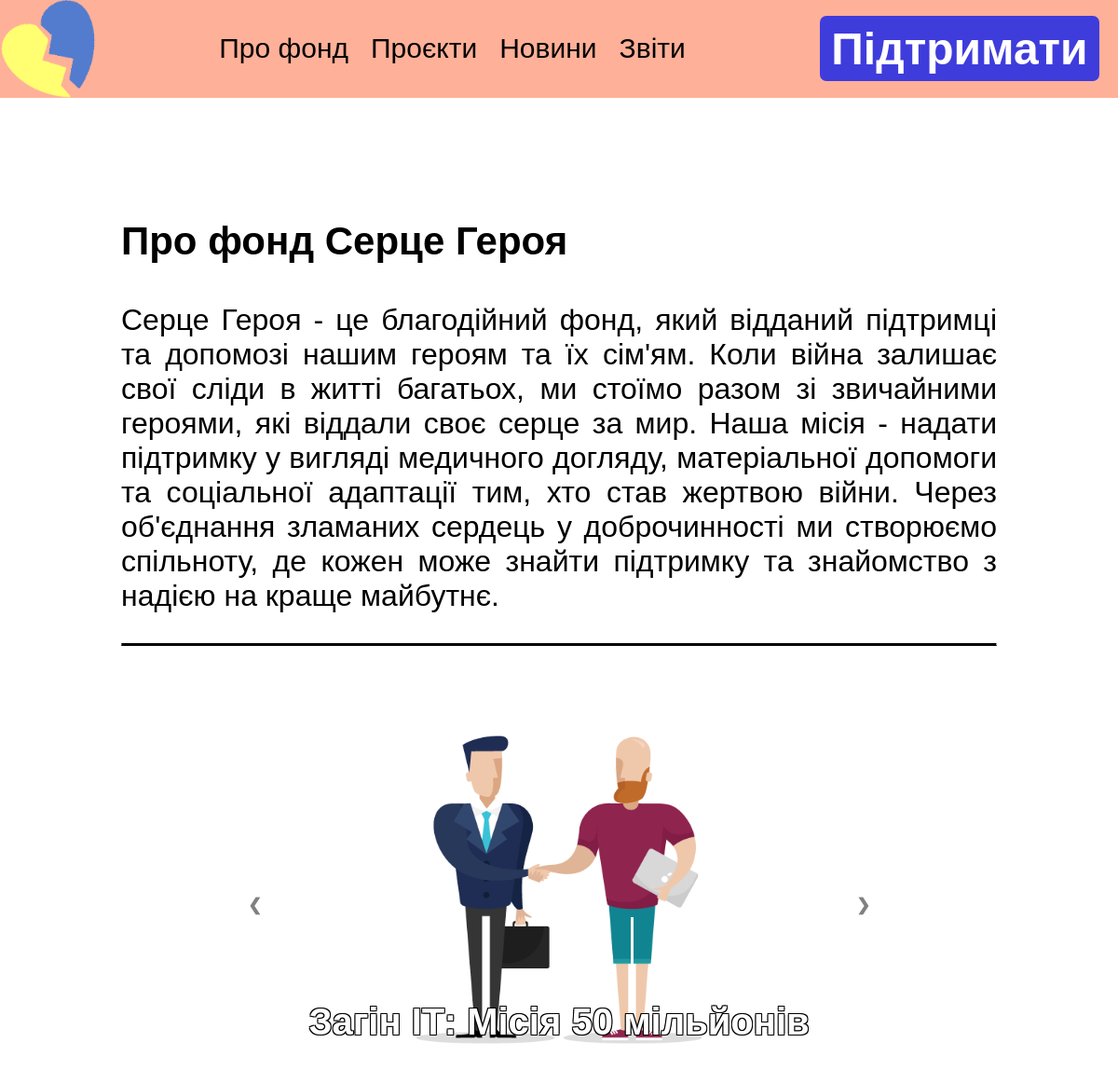
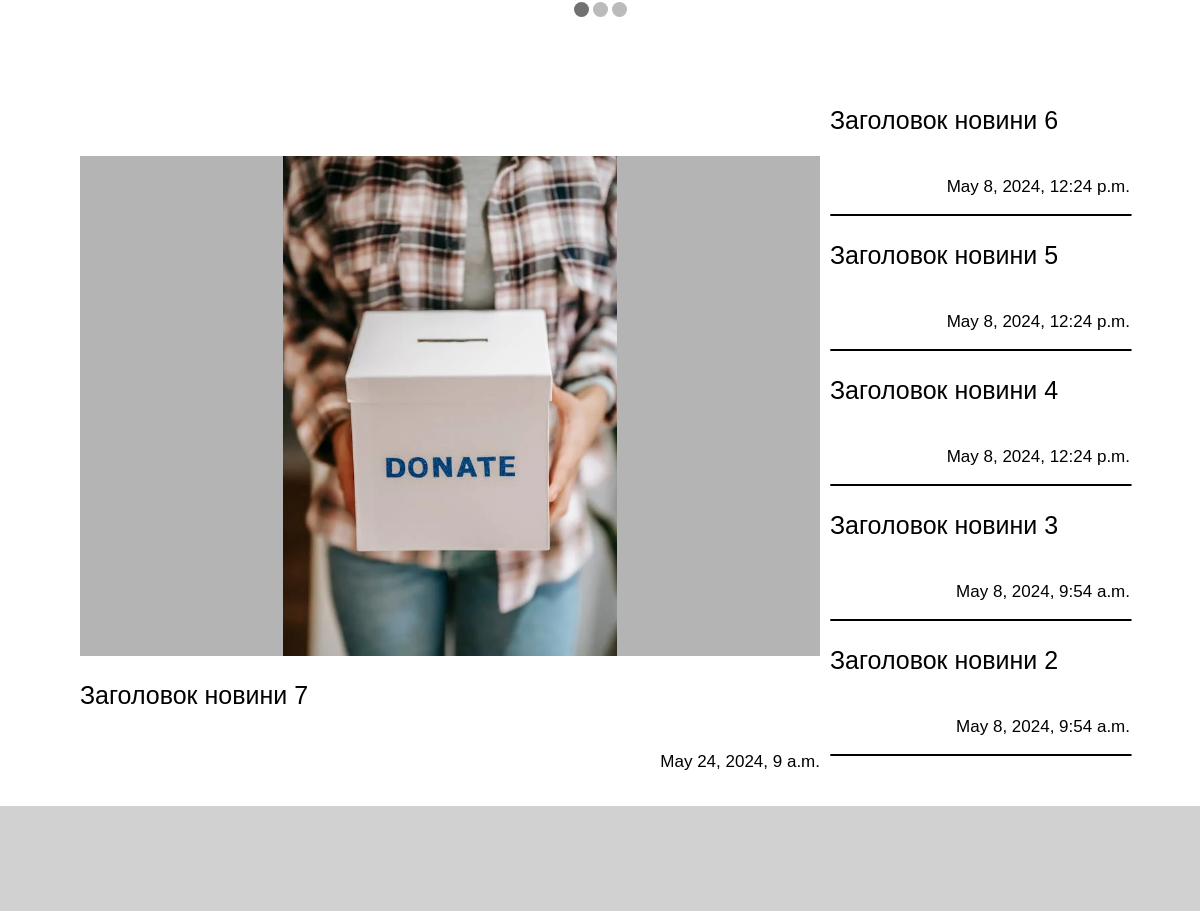
The page / on the database its author committed (2 pictures, top to bottom).
### UAFOND/models.py (models this page shows)
class Projects(models.Model):
    id = models.AutoField(primary_key=True)
    title = models.CharField(max_length=100, null=False, blank=False)
    author = models.CharField(max_length=100, null=False, blank=False)
    text = models.TextField()
    img = models.ImageField(upload_to='projects/')
    req_money = models.DecimalField(max_digits=20, decimal_places=2, null=False)
    coll_money = models.DecimalField(max_digits=20, decimal_places=2, null=False)
    active = models.BooleanField(default=True, null=False)

class News(models.Model):
    id = models.AutoField(primary_key=True)
    title = models.CharField(max_length=100, null=False, blank=False)
    author = models.CharField(max_length=100, null=False, blank=False)
    text = models.TextField()
    img = models.ImageField(upload_to='news/')
    time = models.DateTimeField(default=timezone.now, null=False)

### UAFOND/views.py (the view)
# urls.py: path('', views.main, name='main'),
def main(request):
    projects = Projects.objects.all().order_by("-id")
    news = News.objects.all().order_by("-id")
    return render(request, 'main.html', {'projects': projects, 'news': news})

### templates/main.html (shortened to what this page needs)
<!DOCTYPE html>
<html lang="uk-UA">
<head>
    {% load static %}
</head>
<body>
    <div id="highbar">
        <img src="{% static 'label.png' %}">
        <ul>
            <li><a href="{% url 'about' %}">Про фонд</a></li>
            <li><a href="{% url 'projects' %}">Проєкти</a></li>
            <li><a href="{% url 'news' %}">Новини</a></li>
            <li><a href="{% url 'report' %}">Звіти</a></li>
        </ul>
        <button onclick="window.location.href='{% url 'support' %}'">Підтримати</button>
    </div>
    <div id="about">
        <p style = "font-size: 42px; font-weight: bold; ">Про фонд Серце Героя</p>
        <p>Серце Героя - це благодійний фонд,
            який відданий підтримці та допомозі
            нашим героям та їх сім'ям. Коли війна
            залишає свої сліди в житті багатьох,
            ми стоїмо разом зі звичайними героями,
            які віддали своє серце за мир. Наша
            місія - надати підтримку у вигляді
            медичного догляду, матеріальної допомоги
            та соціальної адаптації тим, хто став
            жертвою війни. Через об'єднання зламаних
            сердець у доброчинності ми створюємо
            спільноту, де кожен може знайти підтримку
            та знайомство з надією на краще майбутнє.</p>
        <hr>
    </div>
    {%block content%}
    <div id="slideshow-container">
        {% for project in projects|slice:":5"%}
            {% if project.active %}
                <div class="ProjSlides fade">
                  <img src="{{ MEDIA_URL }}{{ project.img.url }}" style="width:100%">
                  <p class="proj_title" ><a  href="{% url 'proj' project.id %}" style= "color: inherit; text-decoration: none; ">{{project.title}}</a></p>
                </div>
            {% endif %}
        {% endfor %}
        <a class="prev" onclick="plusSlides(-1)">&#10094;</a>
        <a class="next" onclick="plusSlides(1)">&#10095;</a>
        <div style="text-align:center">
        </div>
    </div>
    <div id="news">
        <div id="main_news">
            {% for article in news %}
                {% if forloop.first %}
                    <div id="news_image"><img src="{{ MEDIA_URL }}{{ article.img.url }}" alt="Image"></div>
                    <p class="text"><a href="{% url 'artcl' article.id %}" style= "color: inherit; text-decoration: none; ">{{ article.title }}</a></p>
                    <p class="time">{{ article.time }}</p>
                {% endif %}
            {% endfor %}
        </div>
        <div id="other_news">
            {% for article in news|slice:":6" %}
                {% if not forloop.first%}
                    <div class="news_artcl">
                        <p class="text"><a href="{% url 'artcl' article.id %}" style= "color: inherit; text-decoration: none; ">{{ article.title }}</a></p>
                        <p class="time">{{ article.time }}</p>
                        <hr>
                    </div>
                {% endif %}
            {% endfor %}
        </div>
    </div>
    <div id="lowbar">
    </div>
    <link rel="stylesheet" type="text/css"  href="{% static 'main.css' %}" >
    {% endblock %}
</body>
</html>

### static/main.css (style rules this page uses)
html, body { margin: 0; padding: 0; min-width: 1100px; }
#highbar { background-color: #FFB098; position: relative; top: 0px; left: 0%; right: 0%; margin: 0; padding: 0; height: 105px; display: flex; justify-content: space-between; }
#highbar ul { list-style-type: none; margin-top: 35px; padding: 0; display: inline-block; }
#highbar ul li { font-family: 'MyCustomFont', sans-serif; display: inline-block; font-size: 30px; white-space: nowrap; margin-right: 50px; margin-left: 50px; }
#highbar ul li a { color: inherit; text-decoration: none; }
@media screen and (max-width: 1301px) { #highbar ul li { margin-right: 10px; margin-left: 10px; } }
#highbar button { float: right; font-family: 'MyCustomFont', sans-serif; margin: 17px; margin-right: 20px; height: 70px; width: 300px; border-radius: 7px; border-width: 0px; font-size: 48px; background-color: #3F3CDC; font-weight: bold; color: #FFFFFF; cursor: pointer; }
#about { margin: 130px; margin-bottom: 70px; font-family: 'MyCustomFont', sans-serif; justify-content: center; align-items: center; }
#about p { font-family: 'MyCustomFont', sans-serif; font-size: 32px; text-align: justify; }
#about hr { border-top: 1px solid black; border-bottom: 2px solid black; }
#slideshow-container { width: 700px; position: relative; display: flex; margin: auto; flex-direction: column; }
.ProjSlides { display: none; }
#slideshow-container .proj_title { position: absolute; bottom: 10px; width: 100%; font-size: 40px; text-align: center; font-family: 'MyCustomFont', sans-serif; font-weight: bold; color: #FFFFFF; text-shadow: -1px -1px 0 #000, 1px -1px 0 #000, -1px 1px 0 #000, 1px 1px 0 #000; word-wrap: break-word; overflow-wrap: break-word; overflow: hidden; max-height: 90px; }
.prev, .next { cursor: pointer; position: absolute; top: 50%; width: auto; margin-top: -22px; padding: 16px; color: gray; font-weight: bold; font-size: 18px; transition: 0.6s ease; border-radius: 0 3px 3px 0; user-select: none; }
.next { right: 0; border-radius: 3px 0 0 3px; }
.fade { animation-name: fade; animation-duration: 1.5s; }
#news { margin: auto; margin-top: 60px; height: 700px; display: flex; justify-content: center; align-items: center; margin-bottom: 130px; }
#main_news { position: relative; height: 550px; width: 740px; margin: 10px; }
#news_image { height: 500px; width: 740px; background-color: rgb(180, 180, 180); display: flex; justify-content: center; align-items: center; }
#news_image img { max-width: 100%; max-height: 100%; }
#other_news { justify-content: center; align-items: center; height: 100%; width: 300px; }
#other_news hr { border-top: 0.5px solid black; border-bottom: 0.5px solid black; width: 300px; }
.text { font-family: 'MyCustomFont', sans-serif; font-size: 25px; }
.time { font-family: 'MyCustomFont', sans-serif; float: right; font-size: 17px; }
#lowbar { position: fixed; background-color: rgb(209, 209, 209); bottom: 0px; left: 0%; right: 0%; margin: 0; padding: 0; height: 105px; display: flex; justify-content: space-between; clear: both; }

### rows shown on the page
Projects: img (picture), title "Загін ІТ: Місія 50 мільйонів"
News: img (picture), title "Заголовок новини 7", time "May 24, 2024, 9 a.m."
News: title "Заголовок новини 6", time "May 8, 2024, 12:24 p.m."
News: title "Заголовок новини 5", time "May 8, 2024, 12:24 p.m."
News: title "Заголовок новини 4", time "May 8, 2024, 12:24 p.m."
News: title "Заголовок новини 3", time "May 8, 2024, 9:54 a.m."
News: title "Заголовок новини 2", time "May 8, 2024, 9:54 a.m."
